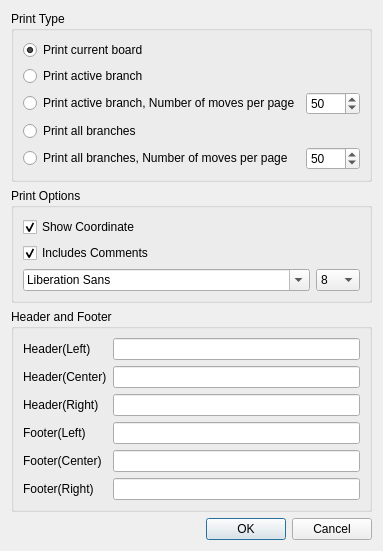
<?xml version="1.0" encoding="UTF-8"?>
<ui version="4.0">
 <class>PrintOptionDialog</class>
 <widget class="QDialog" name="PrintOptionDialog">
  <property name="geometry">
   <rect>
    <x>0</x>
    <y>0</y>
    <width>376</width>
    <height>503</height>
   </rect>
  </property>
  <property name="windowTitle">
   <string>Print Options</string>
  </property>
  <layout class="QVBoxLayout" name="verticalLayout_2">
   <item>
    <widget class="QGroupBox" name="typeGroupBox">
     <property name="title">
      <string>Print Type</string>
     </property>
     <layout class="QVBoxLayout" name="verticalLayout">
      <item>
       <widget class="QRadioButton" name="printActiveBoard">
        <property name="text">
         <string>Print current board</string>
        </property>
        <property name="checked">
         <bool>true</bool>
        </property>
       </widget>
      </item>
      <item>
       <widget class="QRadioButton" name="printActiveBranch">
        <property name="text">
         <string>Print active branch</string>
        </property>
       </widget>
      </item>
      <item>
       <layout class="QHBoxLayout" name="horizontalLayout">
        <item>
         <widget class="QRadioButton" name="printActiveBranchN">
          <property name="text">
           <string>Print active branch, Number of moves per page</string>
          </property>
         </widget>
        </item>
        <item>
         <widget class="QSpinBox" name="activeBranchMovesPerPage">
          <property name="sizePolicy">
           <sizepolicy hsizetype="Fixed" vsizetype="Fixed">
            <horstretch>0</horstretch>
            <verstretch>0</verstretch>
           </sizepolicy>
          </property>
          <property name="maximum">
           <number>1000</number>
          </property>
          <property name="value">
           <number>50</number>
          </property>
         </widget>
        </item>
       </layout>
      </item>
      <item>
       <widget class="QRadioButton" name="printAllBranches">
        <property name="text">
         <string>Print all branches</string>
        </property>
       </widget>
      </item>
      <item>
       <layout class="QHBoxLayout" name="horizontalLayout_2">
        <item>
         <widget class="QRadioButton" name="printAllBranchesN">
          <property name="text">
           <string>Print all branches, Number of moves per page</string>
          </property>
         </widget>
        </item>
        <item>
         <widget class="QSpinBox" name="allBranchMovesPerPage">
          <property name="sizePolicy">
           <sizepolicy hsizetype="Fixed" vsizetype="Fixed">
            <horstretch>0</horstretch>
            <verstretch>0</verstretch>
           </sizepolicy>
          </property>
          <property name="maximum">
           <number>1000</number>
          </property>
          <property name="value">
           <number>50</number>
          </property>
         </widget>
        </item>
       </layout>
      </item>
     </layout>
    </widget>
   </item>
   <item>
    <widget class="QGroupBox" name="optionBox">
     <property name="title">
      <string>Print Options</string>
     </property>
     <layout class="QVBoxLayout" name="verticalLayout_3">
      <item>
       <widget class="QCheckBox" name="showCoordinate">
        <property name="text">
         <string>Show Coordinate</string>
        </property>
        <property name="checked">
         <bool>true</bool>
        </property>
       </widget>
      </item>
      <item>
       <widget class="QCheckBox" name="includeComments">
        <property name="text">
         <string>Includes Comments</string>
        </property>
        <property name="checked">
         <bool>true</bool>
        </property>
       </widget>
      </item>
      <item>
       <layout class="QHBoxLayout" name="horizontalLayout_3">
        <item>
         <widget class="QFontComboBox" name="fontComboBox"/>
        </item>
        <item>
         <widget class="QComboBox" name="fontSizeComboBox">
          <property name="sizePolicy">
           <sizepolicy hsizetype="Fixed" vsizetype="Fixed">
            <horstretch>0</horstretch>
            <verstretch>0</verstretch>
           </sizepolicy>
          </property>
          <item>
           <property name="text">
            <string>8</string>
           </property>
          </item>
          <item>
           <property name="text">
            <string>9</string>
           </property>
          </item>
          <item>
           <property name="text">
            <string>10</string>
           </property>
          </item>
          <item>
           <property name="text">
            <string>11</string>
           </property>
          </item>
          <item>
           <property name="text">
            <string>12</string>
           </property>
          </item>
          <item>
           <property name="text">
            <string>13</string>
           </property>
          </item>
          <item>
           <property name="text">
            <string>14</string>
           </property>
          </item>
          <item>
           <property name="text">
            <string>15</string>
           </property>
          </item>
         </widget>
        </item>
       </layout>
      </item>
     </layout>
    </widget>
   </item>
   <item>
    <widget class="QGroupBox" name="headerFooterGroupBox">
     <property name="title">
      <string>Header and Footer</string>
     </property>
     <layout class="QFormLayout" name="formLayout">
      <property name="fieldGrowthPolicy">
       <enum>QFormLayout::AllNonFixedFieldsGrow</enum>
      </property>
      <item row="0" column="0">
       <widget class="QLabel" name="headerLeftLabel">
        <property name="text">
         <string>Header(Left)</string>
        </property>
       </widget>
      </item>
      <item row="0" column="1">
       <widget class="QLineEdit" name="headerLeftEdit"/>
      </item>
      <item row="1" column="0">
       <widget class="QLabel" name="headerCenterLabel">
        <property name="text">
         <string>Header(Center)</string>
        </property>
       </widget>
      </item>
      <item row="1" column="1">
       <widget class="QLineEdit" name="headerCenterEdit"/>
      </item>
      <item row="2" column="0">
       <widget class="QLabel" name="headerRightLabel">
        <property name="text">
         <string>Header(Right)</string>
        </property>
       </widget>
      </item>
      <item row="2" column="1">
       <widget class="QLineEdit" name="headerRightEdit"/>
      </item>
      <item row="3" column="0">
       <widget class="QLabel" name="footerLeftLabel">
        <property name="text">
         <string>Footer(Left)</string>
        </property>
       </widget>
      </item>
      <item row="3" column="1">
       <widget class="QLineEdit" name="footerLeftEdit"/>
      </item>
      <item row="4" column="0">
       <widget class="QLabel" name="footerCenterLabel">
        <property name="text">
         <string>Footer(Center)</string>
        </property>
       </widget>
      </item>
      <item row="4" column="1">
       <widget class="QLineEdit" name="footerCenterEdit"/>
      </item>
      <item row="5" column="0">
       <widget class="QLabel" name="footerRightLabel">
        <property name="text">
         <string>Footer(Right)</string>
        </property>
       </widget>
      </item>
      <item row="5" column="1">
       <widget class="QLineEdit" name="footerRightEdit"/>
      </item>
     </layout>
    </widget>
   </item>
   <item>
    <spacer name="verticalSpacer">
     <property name="orientation">
      <enum>Qt::Vertical</enum>
     </property>
     <property name="sizeHint" stdset="0">
      <size>
       <width>20</width>
       <height>40</height>
      </size>
     </property>
    </spacer>
   </item>
   <item>
    <widget class="QDialogButtonBox" name="buttonBox">
     <property name="orientation">
      <enum>Qt::Horizontal</enum>
     </property>
     <property name="standardButtons">
      <set>QDialogButtonBox::Cancel|QDialogButtonBox::Ok</set>
     </property>
    </widget>
   </item>
  </layout>
 </widget>
 <tabstops>
  <tabstop>printActiveBoard</tabstop>
  <tabstop>printActiveBranch</tabstop>
  <tabstop>printActiveBranchN</tabstop>
  <tabstop>activeBranchMovesPerPage</tabstop>
  <tabstop>printAllBranches</tabstop>
  <tabstop>printAllBranchesN</tabstop>
  <tabstop>allBranchMovesPerPage</tabstop>
  <tabstop>showCoordinate</tabstop>
  <tabstop>includeComments</tabstop>
  <tabstop>fontComboBox</tabstop>
  <tabstop>fontSizeComboBox</tabstop>
  <tabstop>headerLeftEdit</tabstop>
  <tabstop>headerCenterEdit</tabstop>
  <tabstop>headerRightEdit</tabstop>
  <tabstop>footerLeftEdit</tabstop>
  <tabstop>footerCenterEdit</tabstop>
  <tabstop>footerRightEdit</tabstop>
  <tabstop>buttonBox</tabstop>
 </tabstops>
 <resources/>
 <connections>
  <connection>
   <sender>buttonBox</sender>
   <signal>accepted()</signal>
   <receiver>PrintOptionDialog</receiver>
   <slot>accept()</slot>
   <hints>
    <hint type="sourcelabel">
     <x>248</x>
     <y>254</y>
    </hint>
    <hint type="destinationlabel">
     <x>157</x>
     <y>274</y>
    </hint>
   </hints>
  </connection>
  <connection>
   <sender>buttonBox</sender>
   <signal>rejected()</signal>
   <receiver>PrintOptionDialog</receiver>
   <slot>reject()</slot>
   <hints>
    <hint type="sourcelabel">
     <x>316</x>
     <y>260</y>
    </hint>
    <hint type="destinationlabel">
     <x>286</x>
     <y>274</y>
    </hint>
   </hints>
  </connection>
 </connections>
</ui>
